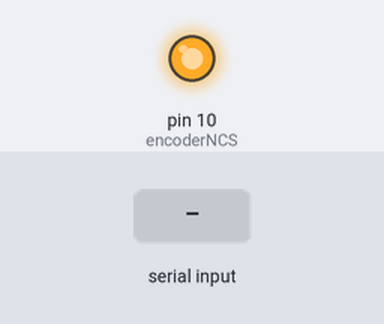
Bench run of a sketch on a simulated Arduino Uno, built with avr-gcc and run on an emulated ATmega328P. On the bench: output pins drawn as LEDs (lit = HIGH). The test bench sets the inputs (shaded band). What the sketch prints to the serial monitor is not drawn.

Above: at 1.2 s.
1.3 s: "1\n" received over Serial
3.8 s: "2\n" received over Serial
5.8 s: "90,45\n" received over Serial
Timing chart, 0 to 8.8 s (numbered marks = the images above; inputs shaded):
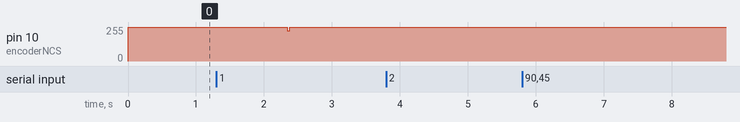

The sketch:

configure_aeat_9922.ino
```cpp
#include <SPI.h>
#include <stdlib.h>

// Define variables to hold user input
int userChoice = 0;
int configChoice = 0;
int reconfigChoice = 0;
int newNumber = 0;

uint16_t angle = 0x00; // Init variable to store 14b abs position

const int encoderNCS = 10; // Chip select (slave select) pin for the encoder
const int encoderMISO = 12; // MISO pin of the encoder
const int encoderMOSI = 11; // MOSI pin of the encoder
const int encoderSCK = 13; // SCK pin of the encoder

const uint16_t addUnlock = 0x10; // Value to unlock MTP register 8'hAB
const uint16_t addProgram = 0x10; // Value to program MTP to EEPROM 8'hA1
const uint16_t addError = 0x21; // Addres to read Error bits from encoder
const uint16_t addTest = 0x08;
const uint16_t addRead = 0x3F;


void setup() {
  Serial.begin(9600);
  SPI.begin();
  pinMode(encoderNCS, OUTPUT);
  digitalWrite(encoderNCS, HIGH); // Set NCS (CS) high initially
}

void loop() {
  setupEncoder();
  delay(2000);
}

uint16_t createSPICmd(uint8_t spiAddress, char readWrite) {
  // Bit 15: Even Parity Bit
  // Bit 14: Read (1) / Write (0)
  // Bits 13 to 8: Address (6 bits)
  // Bits 7 to 0: 0 (Reserved)

  bool evenParityBit = calculateEvenParity(spiAddress, readWrite); // Calculate the parity bit for the address

  uint16_t spiCmd = (readWrite == 'r') ? 0x4000 : 0x0000; // Set the read/write bit based on the input character

  spiCmd |= (evenParityBit << 15); // Add the even parity bit

  spiCmd |= (spiAddress & 0xFF); // Add the address bits

  return spiCmd;
}

bool calculateEvenParity(uint8_t data, char readWrite) {
  bool parity = false;
  for (int i = 0; i < 8; i++) {
    if (data & (1 << i)) {
      parity = !parity;
    }
  }
  if (readWrite == 'r'){
    switch (parity){
      case 0:
      parity = 1;
      break;
      case 1:
      parity = 0;
    }
  }
  return parity;
}

uint16_t spiTransaction(uint16_t spiCmd) {
  digitalWrite(encoderNCS, LOW); // Enable the encoder by pulling NCS low
  delayMicroseconds(35); // At least 350ns between NCS falling edge and SCK rising edge
  // Send address for reading error

  SPI.beginTransaction(SPISettings(100, MSBFIRST, SPI_MODE1)); // CPOL=0, CPHA=1
  delayMicroseconds(35);
  uint16_t response = SPI.transfer16(spiCmd); // Send spiCmd (16bits)
  delayMicroseconds(35);
  SPI.endTransaction(); // End the SPI communication

  digitalWrite(encoderNCS, HIGH); // Disable the encoder by pulling NCS high
  delayMicroseconds(35); // High time of NCS between two transmissions at least 350ns
  return response;
}

void setupEncoder() {
  Serial.println("1. Read encoder values");
  Serial.println("2. Read configuration");
  Serial.println("3. Apply config from code");
  while (!Serial.available()); // Wait for user input
  userChoice = Serial.parseInt();
  Serial.read(); // Read and discard newline character

  switch(userChoice) {
    case 1 :
      Serial.println("You selectet read encoder values!");
      delay(1000);
      readAngle();
      break;
    case 2 :
      Serial.println("You selected read configuration! Pls enter address to read:");
      while (!Serial.available()); // Wait for user input
      uint16_t readAddress = Serial.parseInt();
      Serial.read(); // Read and discard newline character
      readConfiguration(readAddress);
      break;
    case 3 :
      Serial.println("You selectet apply config from code!");
      break;
    default :
      exit(0);
  }
}

void readAngle() {
  Serial.println("Reading 20 Positions");
  uint16_t spiCmdAngle = createSPICmd(addRead, 'r');
  for (int i = 0; i < 20; i++) {
    angle = spiTransaction(spiCmdAngle);
    Serial.println(angle);
  }
}

void readConfiguration(int address) {
  switch (address) {
    case 7:
      readMemory(0x07);
    break;

    case 8:
      readMemory(0x08);
    break;

    case 9:
      readMemory(0x09);
    break;

    case 10:
      readMemory(0x0A);
    break;

    case 11:
      readMemory(0x0B);
    break;

    case 21:
      readMemory(0x21);
    break;

    default:
      Serial.println("Address not available!");
    break;
  }
}

void reconfigure() {
  // Execute commands to reconfigure the encoder (commands you will add yourself)
  // For example: your_reconfigure_command(reconfigChoice, newNumber);
}

uint16_t readMemory(uint16_t address) {
  uint16_t readCmd = createSPICmd(address, 'r');
  spiTransaction(readCmd);
  uint16_t received = spiTransaction(0x00);
}
```

Measured:
- after the input at 1.3 s, pin 10 (encoderNCS): 255/255 → 227/255 after 1.0 s, → 255/255 0.04 s later
- after the input at 3.8 s, every drawn part: stays the same
- after the input at 5.8 s, every drawn part: stays the same
